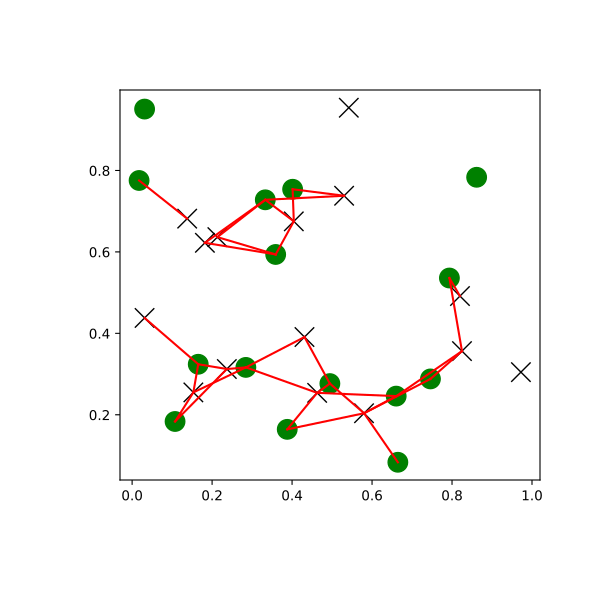

Here is the Python script that generated this plot:
# You can search all pairs of points between two kd-trees within a distance:

import matplotlib.pyplot as plt
import numpy as np
from scipy.spatial import KDTree
rng = np.random.default_rng()
points1 = rng.random((15, 2))
points2 = rng.random((15, 2))
plt.figure(figsize=(6, 6))
plt.plot(points1[:, 0], points1[:, 1], "xk", markersize=14)
plt.plot(points2[:, 0], points2[:, 1], "og", markersize=14)
kd_tree1 = KDTree(points1)
kd_tree2 = KDTree(points2)
indexes = kd_tree1.query_ball_tree(kd_tree2, r=0.2)
for i in range(len(indexes)):
    for j in indexes[i]:
        plt.plot([points1[i, 0], points2[j, 0]],
            [points1[i, 1], points2[j, 1]], "-r")
plt.show()
